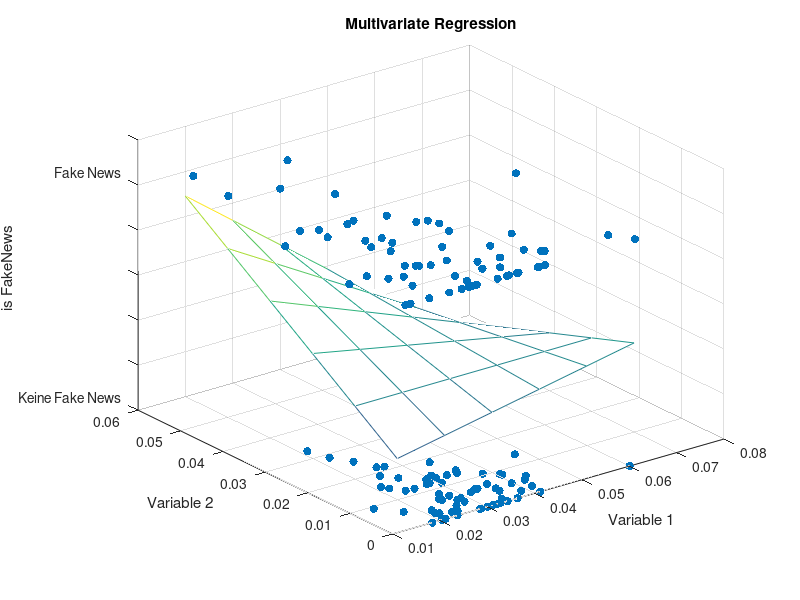

MATLAB code for this plot: (Note: this script raises an error after producing the figure.)
%% bSkriptRegression
% This skript realse the regression plot for the variables
% @Author: Benjamin M. Abdel-Karim
% @since: 2017-05-31
% @version: 2017-05-31
% Idear Source: https://de.mathworks.com/help/stats/regress.html

%% Clear everthing
clear; clc; close all;

%% Routing Folder
addpath('Funktionsbibliothek');
addpath('Funktionsbibliothek/MATLAB2Tikiz/src');

%% Dataimport 
% The Dataimport
sVar = {'newsId','isFake','words','uppercases','questions','exclamations','authors','citations','firstperson','secondperson','thirdperson','sentencelength','repetitiveness','authorHits','sentiment'};
mData = csvread('Datenbank/2017-05-17-newsResults.csv');

%% The Regression Parameters
%vY = mData(:,2);
%vX = mData(:,3:end);


% Overright
  vy = mData(:,2);
  vxOne = mData(:,4);
  vxTow = mData(:,9);

% Fit-Simple Regression Modell
 X = [ones(size(vxOne)) vxOne vxTow vxOne.*vxTow];
 b = regress(vy,X);    % Removes NaN data

% Creat the 3D Scatterplot
figure;
scatter3(vxOne,vxTow,vy,'filled')
hold on
x1fit = min(vxOne):0.01:max(vxOne); 
x2fit = min(vxTow):0.01:max(vxTow);
[X1FIT,X2FIT] = meshgrid(x1fit,x2fit);
YFIT = b(1) + b(2)*X1FIT + b(3)*X2FIT + b(4)*X1FIT.*X2FIT;
mesh(X1FIT,X2FIT,YFIT)
title('Multivariate Regression');
xlabel('Variable 1');
ylabel('Variable 2');
zlabel('is FakeNews');
zticklabels({'Keine Fake News', '','','','','Fake News'});
%view(50,10)

matlab2tikz('Abbildungen/MultivariateRegression.tex');
% print -dpdf Abbildung/Wortverteilung.pdf;
